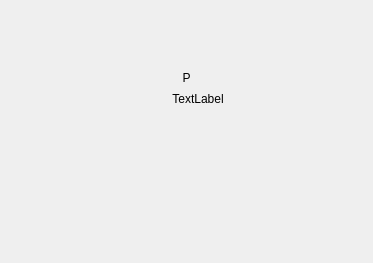
<ui version="4.0" >
 <class>NotPlayingWidget</class>
 <widget class="QWidget" name="NotPlayingWidget" >
  <property name="geometry" >
   <rect>
    <x>0</x>
    <y>0</y>
    <width>373</width>
    <height>263</height>
   </rect>
  </property>
  <property name="windowTitle" >
   <string>Form</string>
  </property>
  <property name="autoFillBackground" >
   <bool>true</bool>
  </property>
  <layout class="QVBoxLayout" >
   <item>
    <spacer>
     <property name="orientation" >
      <enum>Qt::Vertical</enum>
     </property>
     <property name="sizeType" >
      <enum>QSizePolicy::Fixed</enum>
     </property>
     <property name="sizeHint" >
      <size>
       <width>20</width>
       <height>60</height>
      </size>
     </property>
    </spacer>
   </item>
   <item>
    <widget class="QLabel" name="logoLabel" >
     <property name="text" >
      <string>P</string>
     </property>
     <property name="alignment" >
      <set>Qt::AlignHCenter|Qt::AlignTop</set>
     </property>
    </widget>
   </item>
   <item>
    <layout class="QHBoxLayout" >
     <item>
      <spacer>
       <property name="orientation" >
        <enum>Qt::Horizontal</enum>
       </property>
       <property name="sizeHint" >
        <size>
         <width>40</width>
         <height>8</height>
        </size>
       </property>
      </spacer>
     </item>
     <item>
      <widget class="SpinnerLabel" name="spinnerLabel" >
       <property name="sizePolicy" >
        <sizepolicy vsizetype="Preferred" hsizetype="Preferred" >
         <horstretch>0</horstretch>
         <verstretch>0</verstretch>
        </sizepolicy>
       </property>
       <property name="minimumSize" >
        <size>
         <width>16</width>
         <height>16</height>
        </size>
       </property>
       <property name="maximumSize" >
        <size>
         <width>16</width>
         <height>16</height>
        </size>
       </property>
       <property name="text" >
        <string/>
       </property>
       <property name="alignment" >
        <set>Qt::AlignCenter</set>
       </property>
      </widget>
     </item>
     <item>
      <widget class="QLabel" name="messageLabel" >
       <property name="text" >
        <string>TextLabel</string>
       </property>
       <property name="alignment" >
        <set>Qt::AlignCenter</set>
       </property>
       <property name="wordWrap" >
        <bool>false</bool>
       </property>
      </widget>
     </item>
     <item>
      <spacer>
       <property name="orientation" >
        <enum>Qt::Horizontal</enum>
       </property>
       <property name="sizeHint" >
        <size>
         <width>40</width>
         <height>8</height>
        </size>
       </property>
      </spacer>
     </item>
    </layout>
   </item>
   <item>
    <spacer>
     <property name="orientation" >
      <enum>Qt::Vertical</enum>
     </property>
     <property name="sizeHint" >
      <size>
       <width>20</width>
       <height>40</height>
      </size>
     </property>
    </spacer>
   </item>
  </layout>
 </widget>
 <customwidgets>
  <customwidget>
   <class>SpinnerLabel</class>
   <extends>QLabel</extends>
   <header>SpinnerLabel.h</header>
  </customwidget>
 </customwidgets>
 <resources/>
 <connections/>
</ui>
